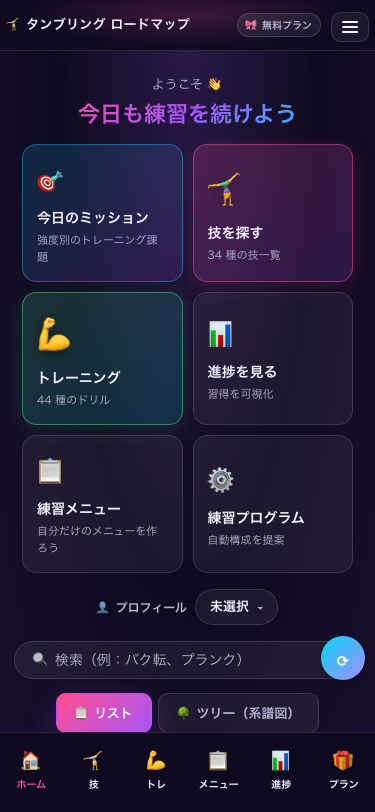
#> input picture assets/lp-screenshots/mobile/01_home.png, 750 x 1624 px (shown at 1/2 size)
$ python optimize_lp_screenshots.py
#> lines starting #> are read from the running program, lines starting #| are printed output that depends on the picture
#!/usr/bin/env python3
"""LP 埋め込み用にスクショを軽量化（PNG→JPEG、リサイズ、quality 85）"""
from PIL import Image
from pathlib import Path

ROOT = Path(__file__).parent.parent
SRC = ROOT / "assets" / "lp-screenshots"
OUT = SRC / "web"

OUT.mkdir(exist_ok=True)
(OUT / "mobile").mkdir(exist_ok=True)
(OUT / "desktop").mkdir(exist_ok=True)

for src_dir, max_w in [("mobile", 600), ("desktop", 1400)]:
    for p in sorted((SRC / src_dir).glob("*.png")):
        img = Image.open(p).convert("RGB")
#> img is the input picture: PIL image 750x1624 RGB; mean R, G, B 37.7, 30, 57.2
        scale = max_w / img.width
#> scale = 0.8
        new_size = (int(img.width * scale), int(img.height * scale))
#> new_size = (600, 1299)
        img = img.resize(new_size, Image.LANCZOS)
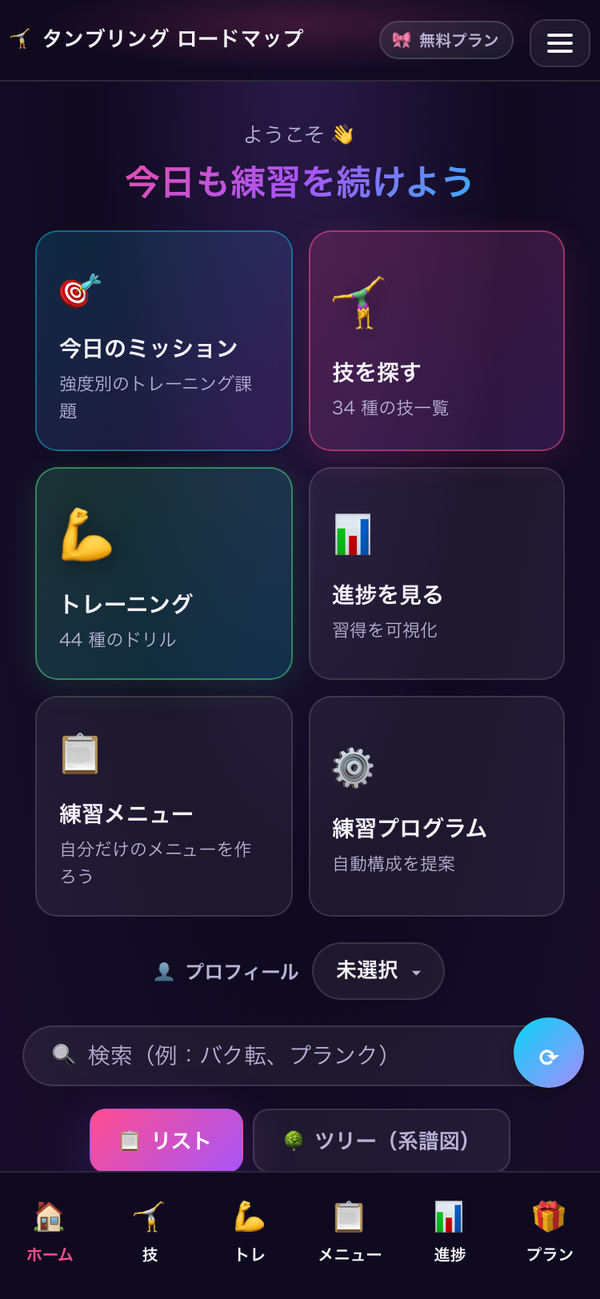
#> img: PIL image 600x1299 RGB; mean R, G, B 37.7, 30, 57.1
        out_path = OUT / src_dir / (p.stem + ".jpg")
        img.save(out_path, "JPEG", quality=85, optimize=True)
        size_kb = out_path.stat().st_size // 1024
        print(f"  ✓ {src_dir}/{p.stem}.jpg  ({new_size[0]}x{new_size[1]}, {size_kb}KB)")
#|   ✓ mobile/01_home.jpg  (600x1299, 73KB)
